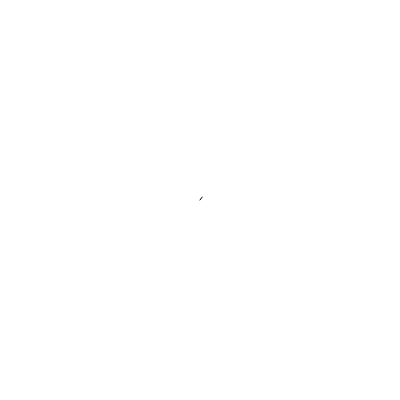
Frame 1 (no input)
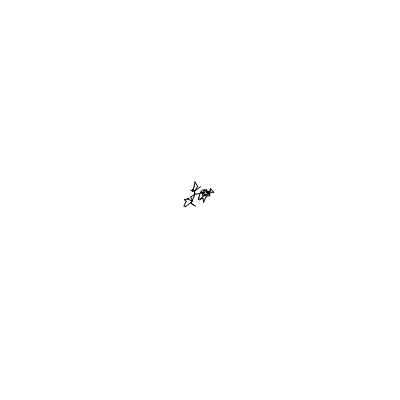
Frame 60 (no input)
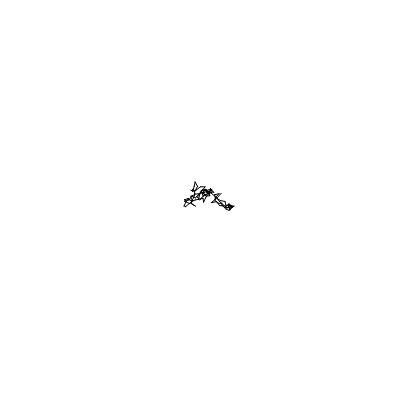
Frame 120 (the mouse pressed at the canvas centre since frame 60)

The p5.js sketch that drew these frames (run headless with seeded random() and noise() and a simulated clock; from frame 60 on, the mouse is pressed at the canvas centre):

// p5.js sketch
// ── sketch.js
let x = 200;
let y = 200;

function setup() {
  createCanvas(400, 400);
  background(255);
}

function draw() {
  x += random(-3, 3);
  y += random(-3, 3);

  background(255, 4);
  noStroke();
  fill(50);
  circle(x, y, 20);
}

function draw() {
  lx = x;
  ly = y;

  x = constrain(x + random(-5, 5), 0, width);
  y = constrain(y + random(-5, 5), 0, height);

  noFill();
  stroke(0);
  //background(255);
  line(x, y, lx, ly);
}
let lx, ly;
